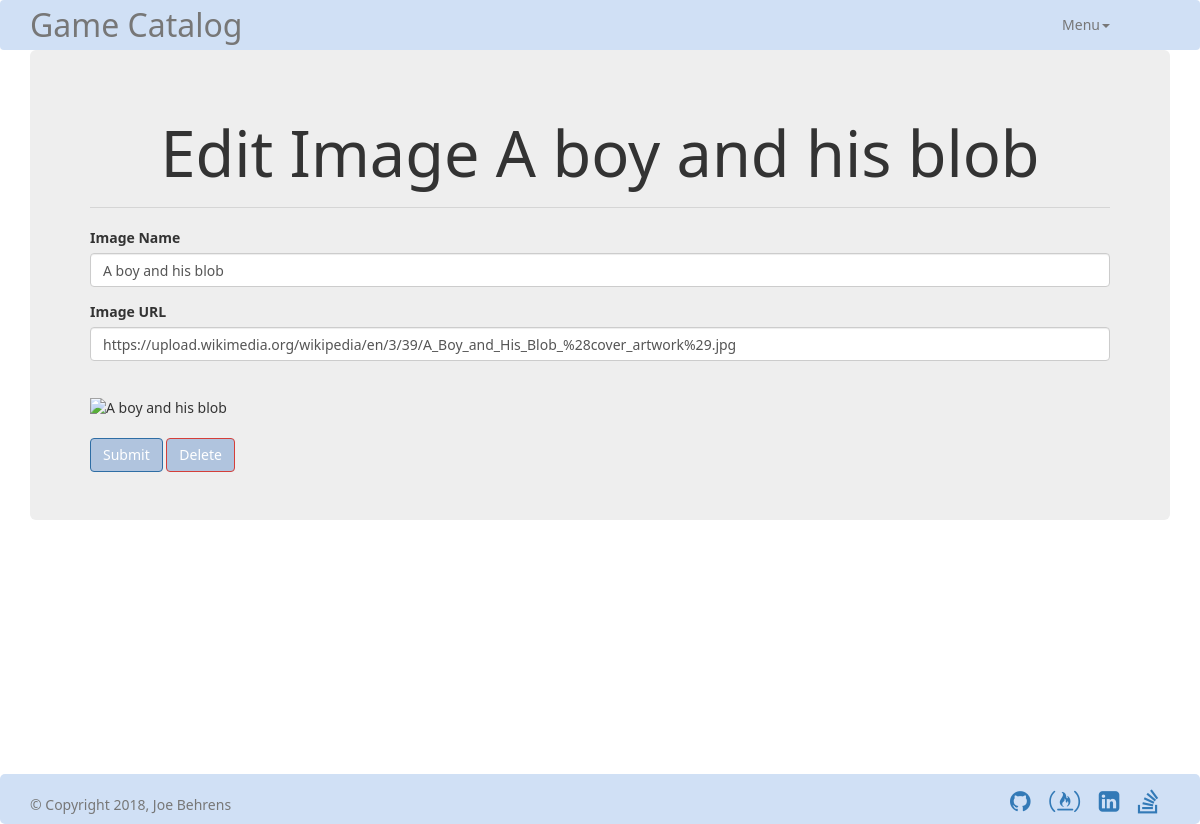
/image/1/edit, run on the app's committed database.
### models.py (models this page shows)
class Image(Base):
    __tablename__ = 'image'
    id = Column(Integer, primary_key=True)
    url = Column(String)
    alt_text = Column(String)

### views.py (the view, shortened to what this page needs)
@app.route('/image/<int:image_id>/edit', methods=['GET','POST'])
def editImage(image_id):
    with session_scope() as session:
        image = session.query(Image).filter_by(id=image_id).first()
        if request.method == 'GET':
            return render_template('edit-image.html', image=image)

### views.py (called while the page is built)
@contextmanager
def session_scope():
    engine = create_engine('sqlite:///data/games.db')
    Base.metadata.bind = engine
    DBSession = sessionmaker(bind=engine)
    session = DBSession()
    try:
        yield session
        session.commit()
    except:  # noqa: E722
        session.rollback()
        raise
    finally:
        session.close()

### templates/edit-image.html
{% extends "main.html" %}
{% block content %}
<h1 class="page_title">Edit Image {{image.alt_text}}</h1>
<hr>
<form method="POST" action="#" autocomplete="off">
    <div class="form-group">
        <label for="alt_text">Image Name</label>
        <input class="form-control" name="alt_text" value="{{image.alt_text}}" required>
    </div>
    <div class="form-group">
        <label for="image_url">Image URL</label>
        <input type="text"class="form-control" name="url" value="{{image.url}}" required>
    </div>
    <br>
    <img src="{{ image.url }}" alt="{{ image.alt_text }}"><br><br>
    <button type="submit" class="btn btn-primary">Submit</button>
    <a class="btn btn-danger" href="{{ url_for('deleteImage', image_id=image.id) }}">Delete</a>
</form>
{% endblock %}

### static/css/main.css (style rules this page uses)
html { position: relative; min-height: 100%; }
body { margin-bottom: 50px; font-family: 'Segoe UI', Tahoma, Geneva, Verdana, sans-serif; background-image: url("https://images3.alphacoders.com/239/thumb-1920-239007.jpg"); }
h1 { font-weight: lighter; }
.btn { background-color: lightsteelblue; }
.page_title { text-align: center; }

### data on the page
Image: alt_text "A boy and his blob", url "https://upload.wikimedia.org/wikipedia/en/3/39/A_Boy_and_His_Blob_%28cover_artwork%29.jpg"
